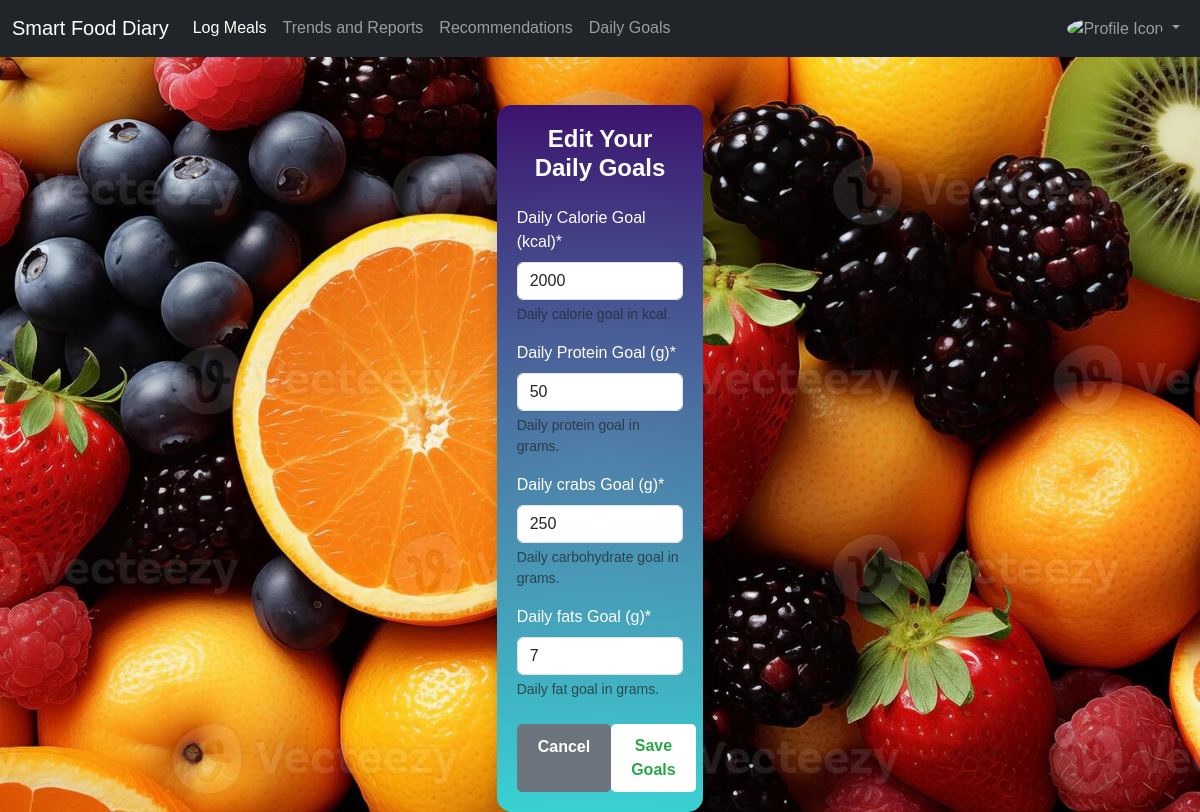
Page /edit_daily_goals/ (signed in) on the committed database.
### calorie/models.py (models this page shows, shortened)
class DailyGoal(models.Model):
    user = models.OneToOneField(User, on_delete=models.CASCADE, related_name='daily_goal')
    calories = models.PositiveIntegerField(default=2000, help_text="Daily calorie goal in kcal.")
    protein = models.PositiveIntegerField(default=50, help_text="Daily protein goal in grams.")
    carbs = models.PositiveIntegerField(default=250, help_text="Daily carbohydrate goal in grams.")
    fats = models.PositiveIntegerField(default=70, help_text="Daily fat goal in grams.")
    updated_at = models.DateTimeField(auto_now=True, help_text="Last updated timestamp.")

### calorie/views.py (the view)
# urls.py: path('edit_daily_goals/', views.edit_daily_goals, name='edit_daily_goals'),  # Edit Daily Goals page
@login_required
def edit_daily_goals(request):
    daily_goal, created = DailyGoal.objects.get_or_create(user=request.user)
    if request.method == 'POST':
        form = DailyGoalForm(request.POST, instance=daily_goal)
        if form.is_valid():
            form.save()
            return redirect('daily_goals')
    else:
        form = DailyGoalForm(instance=daily_goal)
    return render(request, 'calorie/edit_daily_goals.html', {'form': form})

### calorie/forms.py
class DailyGoalForm(forms.ModelForm):
    class Meta:
        model = DailyGoal
        fields = ['calories', 'protein', 'carbs', 'fats']
        widgets = {
            'calories': forms.NumberInput(attrs={'class': 'form-control', 'placeholder': 'e.g., 2000'}),
            'protein': forms.NumberInput(attrs={'class': 'form-control', 'placeholder': 'e.g., 50'}),
            'carbs': forms.NumberInput(attrs={'class': 'form-control', 'placeholder': 'e.g., 250g'}),
            'fats': forms.NumberInput(attrs={'class': 'form-control', 'placeholder': 'e.g., 70g'}),
        }
        labels = {
            'calories': 'Daily Calorie Goal (kcal)',
            'protein': 'Daily Protein Goal (g)',
            'carbs': 'Daily crabs Goal (g)',
            'fats': 'Daily fats Goal (g)',
        }

### calorie/templates/calorie/edit_daily_goals.html (shortened to what this page needs)
{% extends 'calorie/base.html' %}
{% load crispy_forms_tags %}
{% block content %}
<div class="container mt-5">
  <div class="row justify-content-center">
    <div class="col-lg-6">
      <div class="card shadow">
        <div class="card-body">
          <h3 class="card-title text-center mb-4">Edit Your Daily Goals</h3>
          <form method="POST">
            {{ form|crispy }}
            <div class="d-flex justify-content-between mt-4">
              <a href="{% url 'daily_goals' %}" class="btn btn-secondary">Cancel</a>
              <button type="submit" class="btn btn-success">Save Goals</button>
            </div>
          </form>
        </div>
      </div>
    </div>
  </div>
</div>
{% endblock %}

### calorie/static/calorie/style.css (style rules this page uses)
body { background: url('/static/assets/images/homee.jpg') no-repeat center center fixed; background-size: cover; height: 100vh; flex-direction: column; justify-content: space-between; }
body { font-family: 'Arial', sans-serif; }
.card { border: none; border-radius: 15px; color: white; background-image: linear-gradient(to top, #30cfd0 0%, #330867 100%); overflow: hidden; position: relative; transition: transform 0.3s ease, box-shadow 0.3s ease, filter 0.3s ease; box-shadow: 0 8px 20px rgba(0, 0, 0, 0.15); }
.card::before { content: ''; position: absolute; top: -50%; left: -50%; width: 200%; height: 200%; background: radial-gradient(circle, rgba(255, 255, 255, 0.15), transparent 70%); animation: subtleBackgroundAnim 8s infinite linear; z-index: 1; }
.card-body { position: relative; z-index: 2; padding: 20px; }
.card-title { font-size: 1.5rem; font-weight: bold; margin-bottom: 20px; }
.container { width: 63%; }
.card { flex-grow: 1; }
.btn { border-radius: 5px; padding: 10px 20px; font-weight: bold; }
.btn-success { background-color: #ffffff; color: #28a745; border: none; transition: background 0.3s ease, color 0.3s ease; }

### rows in the picture
DailyGoal: calories "2000", protein "50", carbs "250", fats "7"
